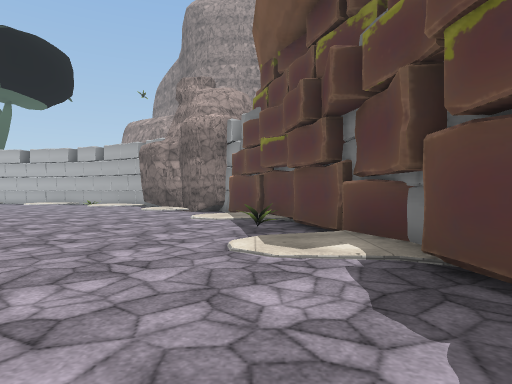
View 1 (above)

24 first-person views from a walk through a 3-D level made in the Unity game engine. The camera is 1.2 m above the floor, looks level and sees 75° across. The floor is counted in squares, 2 m on a side. Each view is taken from the middle of a square. On the plan, view 1 faces up. The plan holds only what a view shows up to about 10 squares ahead; the rest is blank. The place goes on beyond the plan. The player is left out. Some animated figures are not drawn. Some surface patterns are stand-ins.

View 2
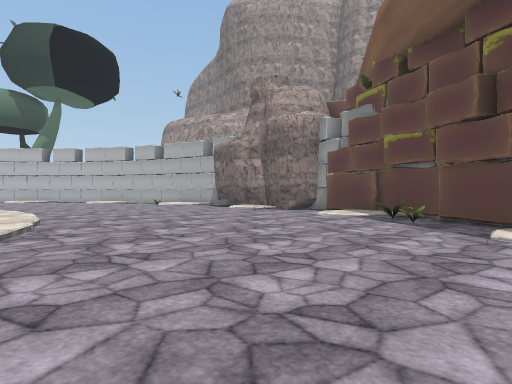

View 3
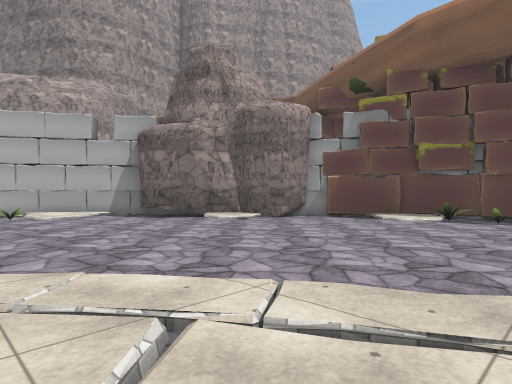

View 4
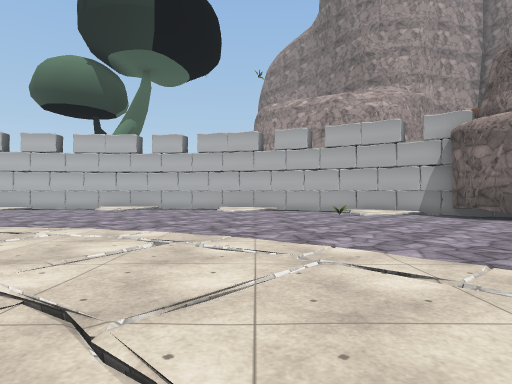

View 5
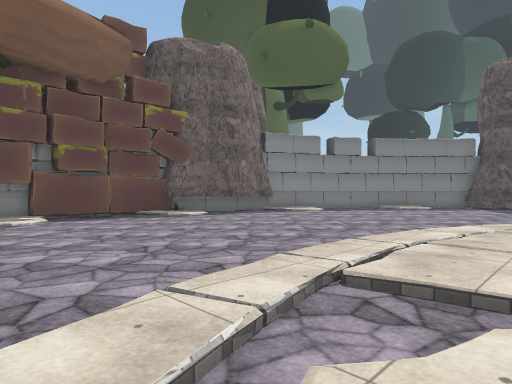

View 6
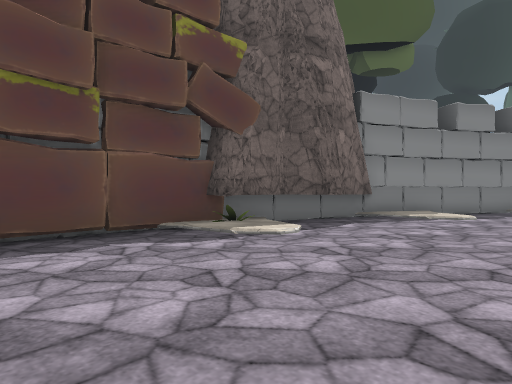

View 7
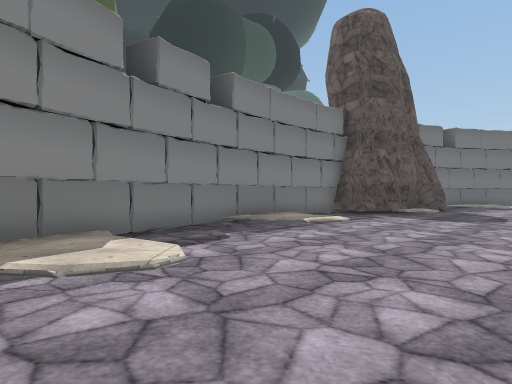

View 8
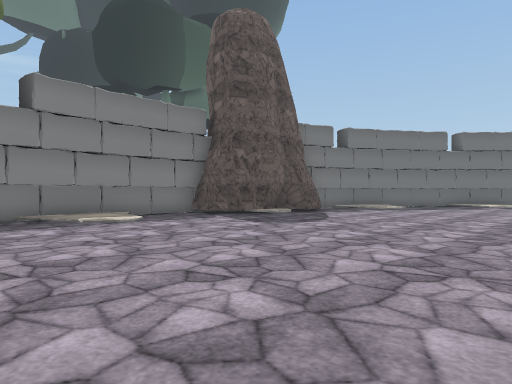

View 9
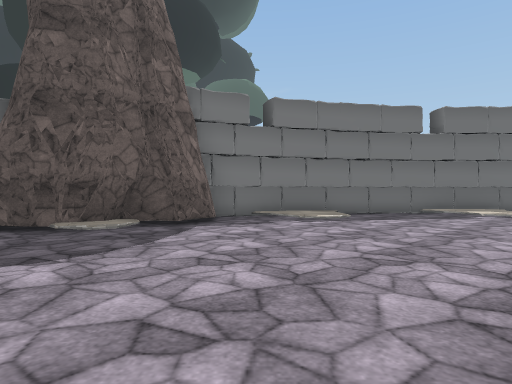

View 10
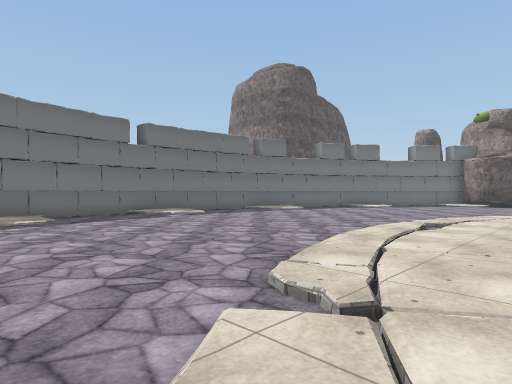

View 11
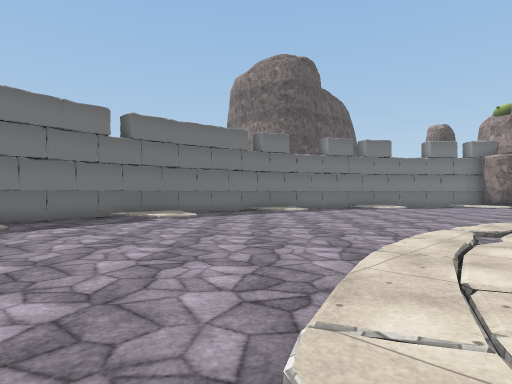

View 12
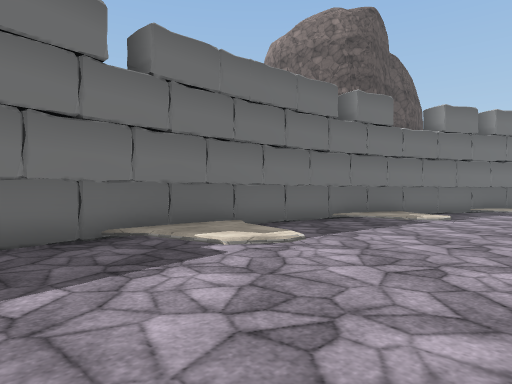

View 13
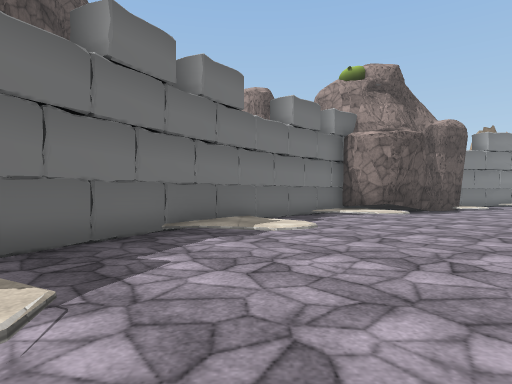

View 14
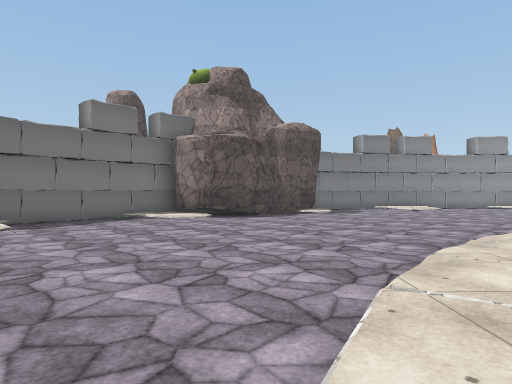

View 15
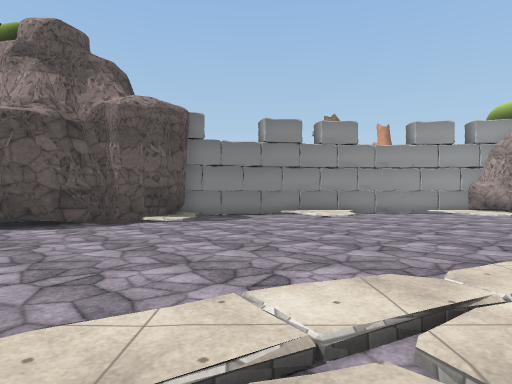

View 16
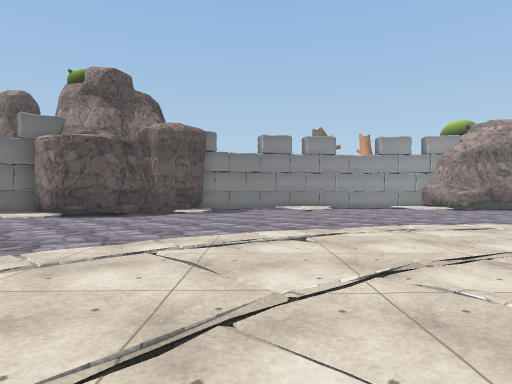

View 17
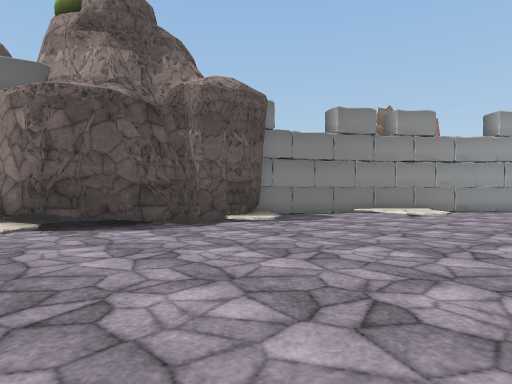

View 18
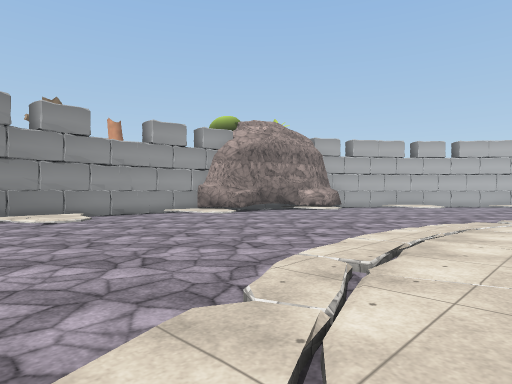

View 19
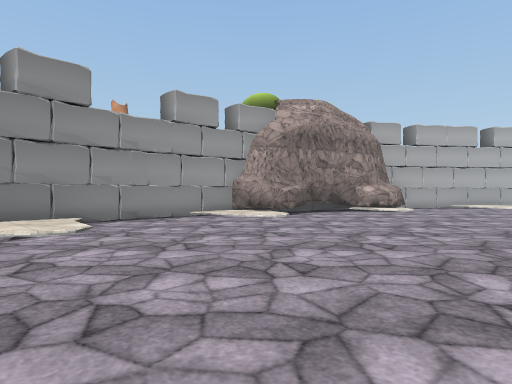

View 20
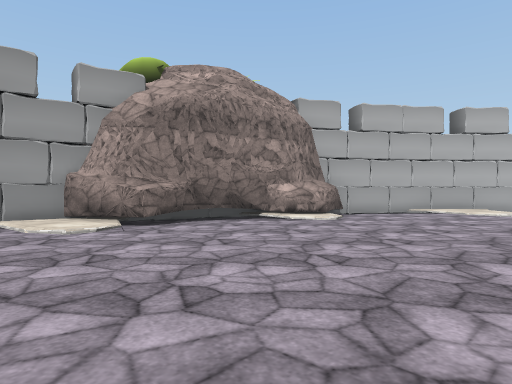

View 21
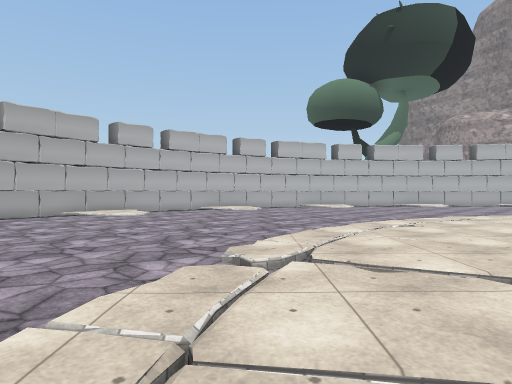

View 22
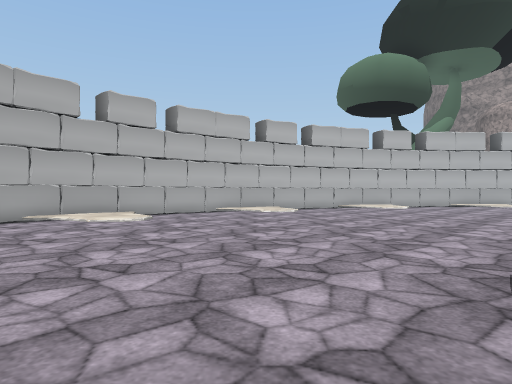

View 23
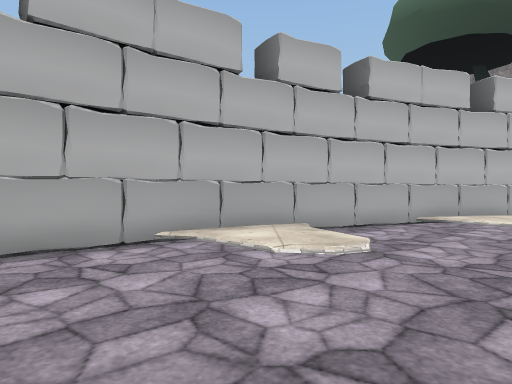

View 24
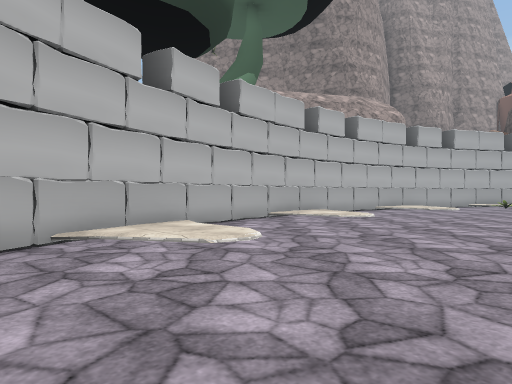

### Floor plan
Key: @ floor where view 1 was taken; # wall or solid block; . main floor; : floor 0.25 m higher than the main floor; / step, stairs or slope; ^ raised ledge; P plant; O other object.
Columns run from 32 left of view 1 to 2 right of it. Each row starts with its distance up from view 1.
 19                #####
 18           ####^./:/.
 17         ###/:/../:...    ##
 16        ##/..//......./   /#^
 15      ###:/...............O:##
 14      #..//...............//.##
 13     ##......................##
 12    ##:/......... ........... ##
 11   ##.//........   ............###
 10   #..........//   ////..........#
  9   #........///:    /:///......./##
  8  ##/......///:/    /:////......:P#
  7  #./......//:/      /////........#
  6  #......./://        :////......O##
  5 ##.......//::         :/:/......./#
  4 #:/.....//:/            ///...../:#
  3 #//.....///             :./.....//#
  2 #......./:              ///.......#
  1 #......./::             ///.......#
  0 #//...../:::             //.....@/#
 -1 #:/.....//:/:            //...../##
 -2 #/......./////           /.......##
 -3 #........//:///          /.......#
 -4 ##........//:/          /......//#
 -5  ###......///      /:////....../:#
 -6    #........///:/://:///........##
 -7    ##........///./////..........#
 -8     ##/........../..........///##
 -9     #:/......................:##
-10     #/......................./#
-11     ##..//................##.##
-12      ###//...............#####
-13        ##/..//.../...//.##
-14         ###./:...:/../:/#
-15           ####^./:/.^####
-16                #####

Where each view was taken, in squares from view 1:
view 1: 0 up, 0 right, facing up
view 2: 0 up, 3 left, facing up
view 3: 5 up, 9 left, facing up-right
view 4: 5 up, 10 left, facing up
view 5: 5 up, 8 left, facing down-right
view 6: 3 up, 3 left, facing down-right
view 7: 2 down, 2 left, facing down
view 8: 2 down, 6 left, facing down
view 9: 6 down, 9 left, facing down
view 10: 5 down, 9 left, facing down-left
view 11: 6 down, 10 left, facing down-left
view 12: 11 down, 12 left, facing down-left
view 13: 12 down, 18 left, facing left
view 14: 7 down, 18 left, facing left
view 15: 3 down, 21 left, facing left
view 16: 3 down, 18 left, facing left
view 17: 5 down, 22 left, facing left
view 18: 3 down, 22 left, facing up-left
view 19: 2 down, 25 left, facing up-left
view 20: 2 up, 25 left, facing up-left
view 21: 2 up, 23 left, facing up
view 22: 5 up, 24 left, facing up
view 23: 11 up, 24 left, facing up
view 24: 13 up, 22 left, facing up-right
